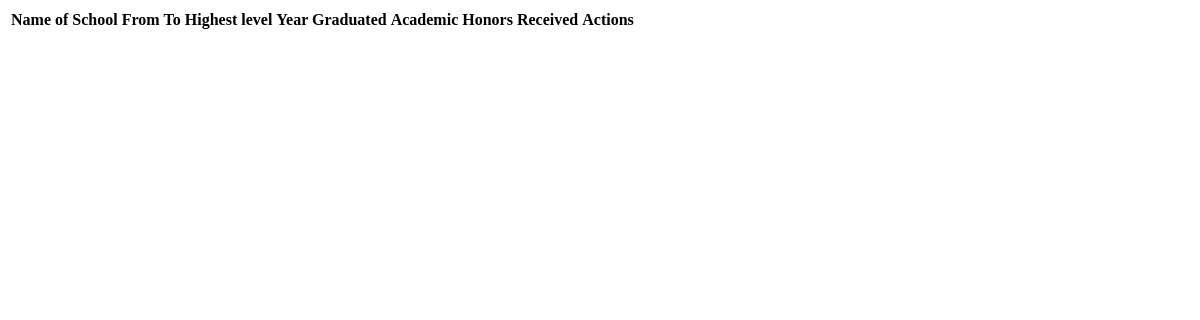
Page /high-school-data/ (signed in) on the earlier database version.
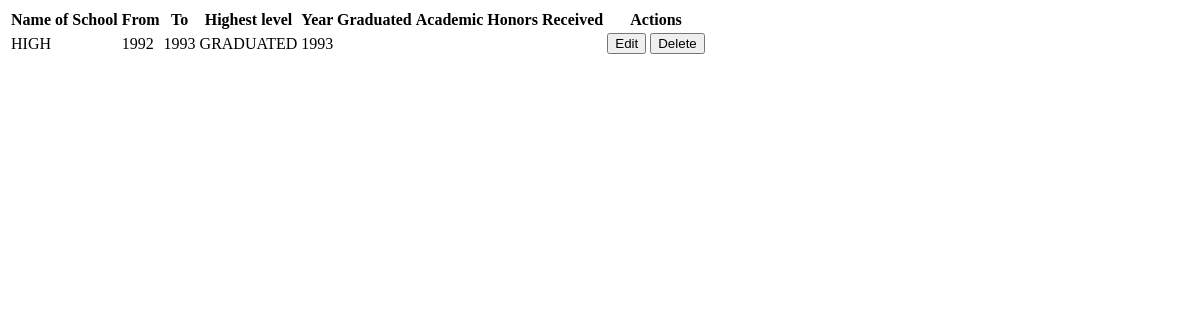
Same page on the later database version.
### rma/models.py (models this page shows, shortened)
class HighSchool(models.Model):
    user = models.ForeignKey(User, on_delete=models.CASCADE)
    school_name = Uppercase('Name of School', max_length=200)
    year_from = Uppercase('From',max_length=4, choices=YEAR_CHOICES)
    year_to = Uppercase('To',max_length=4, choices=YEAR_CHOICES)
    highest_level = Uppercase('Highest Level', max_length=50, choices=HIGH_SCHOOL_LEVEL)
    year_graduated = Uppercase('Year Graduated',max_length=4, choices=YEAR_CHOICES)
    academic_honors = Uppercase('Academic Honors Received', max_length=150, blank=True, null=False)
    class Meta:
        verbose_name_plural = "High School"

### rma/views.py (the view)
# urls.py: path('high-school-data/', views.high_school_data, name='high-school-data'),
@login_required()
def high_school_data(request):
    obj_high_school = HighSchool.objects.filter(user_id=request.user)
    return render(request, 'loaded_data/high_school_data.html', {'obj_high_school':obj_high_school})

### templates/loaded_data/high_school_data.html
<div class="col-12">
    <table class="table">
        <thead>
            <tr>
                <th scope="col">Name of School</th>
                <th scope="col">From</th>
                <th scope="col">To</th>
                <th scope="col">Highest level</th>
                <th scope="col">Year Graduated</th>
                <th scope="col">Academic Honors Received</th>
                <th scope="col">Actions</th>
            </tr>
        </thead>
        <tbody>
            {% for high_school in obj_high_school %}
                <tr>
                    <td>{{high_school.school_name}}</td>
                    <td>{{high_school.year_from}}</td>
                    <td>{{high_school.year_to}}</td>
                    <td>{{high_school.highest_level}}</td>
                    <td>{{high_school.year_graduated}}</td>
                    <td>{{high_school.academic_honors}}</td>
                    <td>
                        <button type="button" class="btn btn-primary btn-sm" hx-get="{% url 'high-school-edit' high_school.id %}" hx-target="#high-school-modal-dialog" data-bs-toggle="modal" data-bs-target="#high-school-modal">Edit</button>
                        <button type="button" class="btn btn-danger btn-sm" hx-get="{% url 'high-school-delete' high_school.id %}" hx-target="#delete-modal-dialog" data-bs-toggle="modal" data-bs-target="#delete-modal">Delete</button>
                    </td>
                </tr>
            {% endfor %}
        </tbody>
    </table>
</div>

Differences in the rows shown:
added HighSchool: school_name "HIGH", year_from "1992", year_to "1993", highest_level "GRADUATED", year_graduated "1993"
